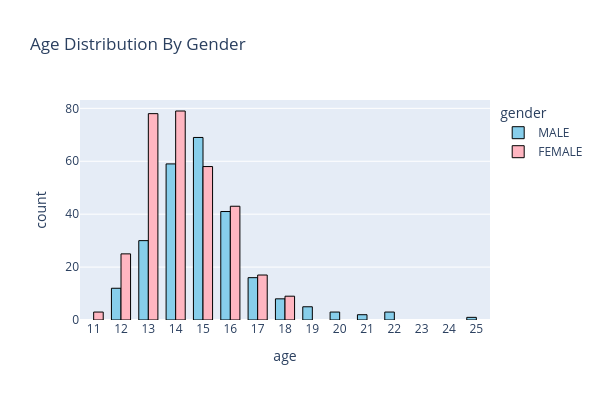

Notebook cell for this chart:
### Code cell
# histogram: age distribution by gender 
hist_age_gender = px.histogram(participants, x='age',
             color='gender',
             barmode='group', # 'group' - side by side, 'stack' - stacked bars
             # histnorm='probability density',
             title='Age Distribution By Gender',
             color_discrete_map={'MALE': '#87ceeb', 'FEMALE': '#ffb6c1'})
hist_age_gender.update_layout(bargap=0.3, width=600, height=400)
hist_age_gender.update_traces(marker=dict(line=dict(color='black', width=1)))
hist_age_gender.update_xaxes(dtick=1)

# # Add KDE automatically per gender
# for gender, group in participants.groupby('gender'):
#     ages = group['age'].dropna()
#     kde = gaussian_kde(ages)
#     x_range = np.linspace(ages.min(), ages.max(), 100)
#     hist.add_trace(go.Scatter(x=x_range, y=kde(x_range), mode='lines', name=f'{gender} curve'))

### Figure 1 — Plotly figure (JSON) as saved in the notebook; plotly's stock layout.template omitted (floating-point values rounded to 4 significant figures; data arrays with more than 128 entries replaced by an {"elided": "..."} marker saying what was removed)
{"data": [{"alignmentgroup": "True", "bingroup": "x", "hovertemplate": "gender=MALE<br>age=%{x}<br>count=%{y}<extra></extra>", "legendgroup": "MALE", "marker": {"color": "#87ceeb", "line": {"color": "black", "width": 1}, "pattern": {"shape": ""}}, "name": "MALE", "offsetgroup": "MALE", "orientation": "v", "showlegend": true, "type": "histogram", "x": {"elided": "249 int values"}, "xaxis": "x", "yaxis": "y"}, {"alignmentgroup": "True", "bingroup": "x", "hovertemplate": "gender=FEMALE<br>age=%{x}<br>count=%{y}<extra></extra>", "legendgroup": "FEMALE", "marker": {"color": "#ffb6c1", "line": {"color": "black", "width": 1}, "pattern": {"shape": ""}}, "name": "FEMALE", "offsetgroup": "FEMALE", "orientation": "v", "showlegend": true, "type": "histogram", "x": {"elided": "312 int values"}, "xaxis": "x", "yaxis": "y"}], "layout": {"bargap": 0.3, "barmode": "group", "height": 400, "legend": {"title": {"text": "gender"}, "tracegroupgap": 0}, "title": {"text": "Age Distribution By Gender"}, "width": 600, "xaxis": {"anchor": "y", "domain": [0, 1], "dtick": 1, "title": {"text": "age"}}, "yaxis": {"anchor": "x", "domain": [0, 1], "title": {"text": "count"}}}}
